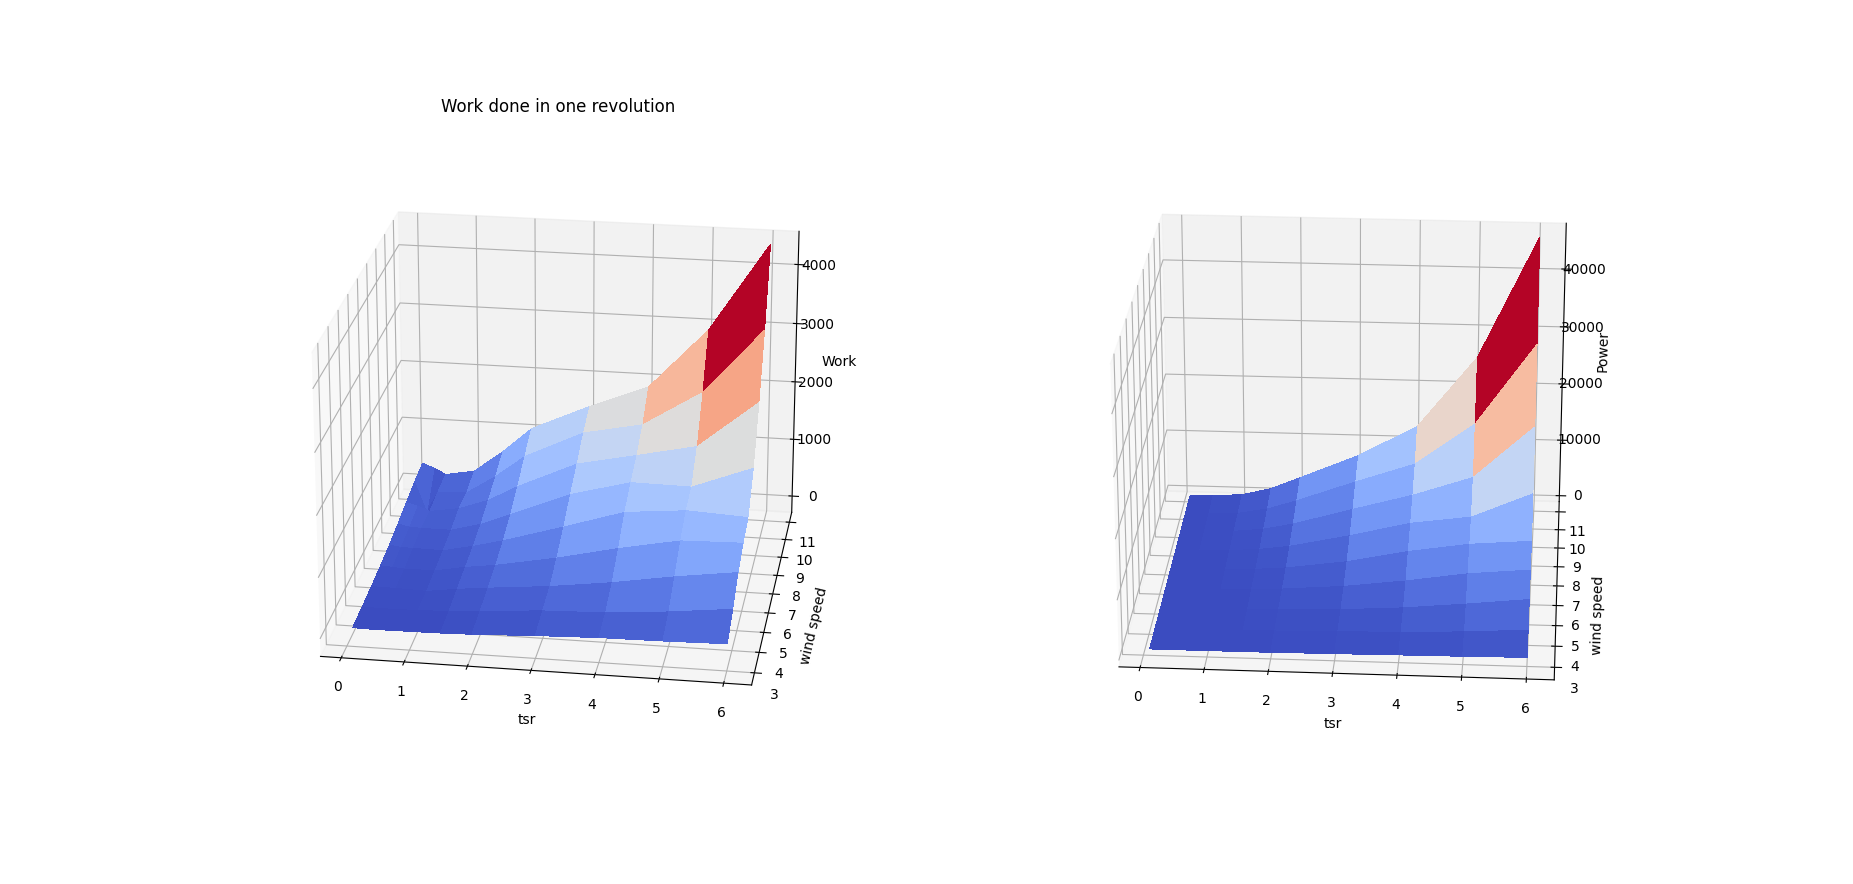

This figure's Python source:
#!/usr/bin/env python
import numpy as np
import math
import vawt.physical_model.physical_model as pm
import pandas as pd
import matplotlib.pyplot as plt
import learn.airfoil_dynamics.ct_plot.vawt_blade as vb
from vawt.physical_model.pitch_optimizer.po5_rotor_tr_2b import VawtTest
from matplotlib import cm


class VawtPowerTest:

    def __init__(self, physical_model, parameters):
        self.params = parameters
        self.physical_model = physical_model
        self.wind_speed_range = self.params['wind_speeds']
        # self.tsr_range = np.arange(self.params['tsr_start'], self.params['tsr_stop'], self.params['tsr_step'])
        self.tsr_range = self.params['tsrs']

    # 'wind_speed': 3,
    # 'wind_direction': 0,
    # 'rotor_speed': 0.1,
    def get_work_power(self):
        tsr_work = []
        tsr_power = []
        for tsr in self.tsr_range:
            rs_work = []
            rs_power = []
            for wind_speed in self.wind_speed_range:
                self.params['wind_speed'] = wind_speed
                self.params['rotor_speed'] = wind_speed*tsr
                vt = VawtTest(self.physical_model, self.params, 100)
                work = vt.work_per_revolution()
                rs_work.append(work)
                power = work/(math.tau/self.params['rotor_speed'])
                rs_power.append(power)
            tsr_work.append(rs_work)
            tsr_power.append(rs_power)
            print("tsr", tsr)

        work_df = pd.DataFrame(tsr_work, index=self.tsr_range, columns=self.wind_speed_range)
        power_df = pd.DataFrame(tsr_power, index=self.tsr_range, columns=self.wind_speed_range)
        return work_df, power_df

    def plot_work_power(self, work_df, power_df):
        # interpolation
        # tsr
        x = self.tsr_range
        # theta
        y = self.wind_speed_range
        xx, yy = np.meshgrid(x, y)
        z = np.transpose(work_df)
        fig = plt.figure()
        ax = fig.add_subplot(121, projection='3d')
        ax.plot_surface(xx, yy, z, rstride=1, cstride=1, cmap=cm.coolwarm,
                               linewidth=0, antialiased=False)
        ax.title.set_text('Work done in one revolution')
        ax.set_xlabel('tsr')
        ax.set_ylabel('wind speed')
        ax.set_zlabel('Work')

        z = np.transpose(power_df)
        ax = fig.add_subplot(122, projection='3d')
        ax.plot_surface(xx, yy, z, rstride=1, cstride=1, cmap=cm.coolwarm,
                               linewidth=0, antialiased=False)
        # ax.title.set_text('Power')
        ax.set_xlabel('tsr')
        ax.set_ylabel('wind speed')
        ax.set_zlabel('Power')


if __name__ == '__main__':

    params = {
            'airfoil_dir': '/home/aa/vawt_env/learn/AeroDyn polars/naca0018_360',
            'op_interp_dir': '/home/aa/vawt_env/vawt/physical_model/pitch_optimizer/exps/naca0018_m_7/',
            # 'airfoil_dir': '/home/aa/vawt_env/learn/AeroDyn polars/cp10_360',
            # 'op_interp_dir': '/home/aa/vawt_env/vawt/physical_model/pitch_optimizer/exps/cp10_RL_4/',
            'blade_shaft_dist': 1,
            'blade_chord_length': 0.2,
            'pitch_resolution': 4,
            'theta_resolution': 5,
            'wind_direction': 0,
            'wind_speeds': np.arange(3, 12),
            # 'wind_speeds': np.arange(10, 11),
            'tsrs': [0.1, 0.3, 0.5, 1, 1.5, 2, 3, 4, 5, 6],
            # 'tsrs': [2]
        }
    _blades = [
        # blades_joint_name, chord_length, height, offset, sa_radius, airfoil_dir, optimal_path_dir
        pm.RotorBlade('blade_1_joint', 0.2, 2, 0, params['blade_shaft_dist'], params['airfoil_dir'], params['op_interp_dir']),
        pm.RotorBlade('blade_2_joint', 0.2, 2, 2 * np.pi / 3, params['blade_shaft_dist'], params['airfoil_dir'], params['op_interp_dir']),
        pm.RotorBlade('blade_3_joint', 0.2, 2, -2 * np.pi / 3, params['blade_shaft_dist'], params['airfoil_dir'], params['op_interp_dir'])
    ]
    vpm_tb = pm.VawtPhysicalModel(_blades)


    # gen plots of torque in function of rotor theta to check if there are any negative positions
    vpt = VawtPowerTest(vpm_tb, params)
    # vt.plot_blades_op_tf()
    vpt.plot_work_power(*vpt.get_work_power())
    plt.show()
    # dfs = [pd.DataFrame(vt.blade_forces_polar(blade, 3, 3), columns=['theta', 't_force']) for blade in vpm_tb.blades]
    # # df = df.set_index('theta')
    # for df in dfs:
    #     df[0].plot(x='theta', y='op', kind='line')
    #     df[1].plot(x='theta', y='t_force', kind='line')
    # plt.show()
    # pass
